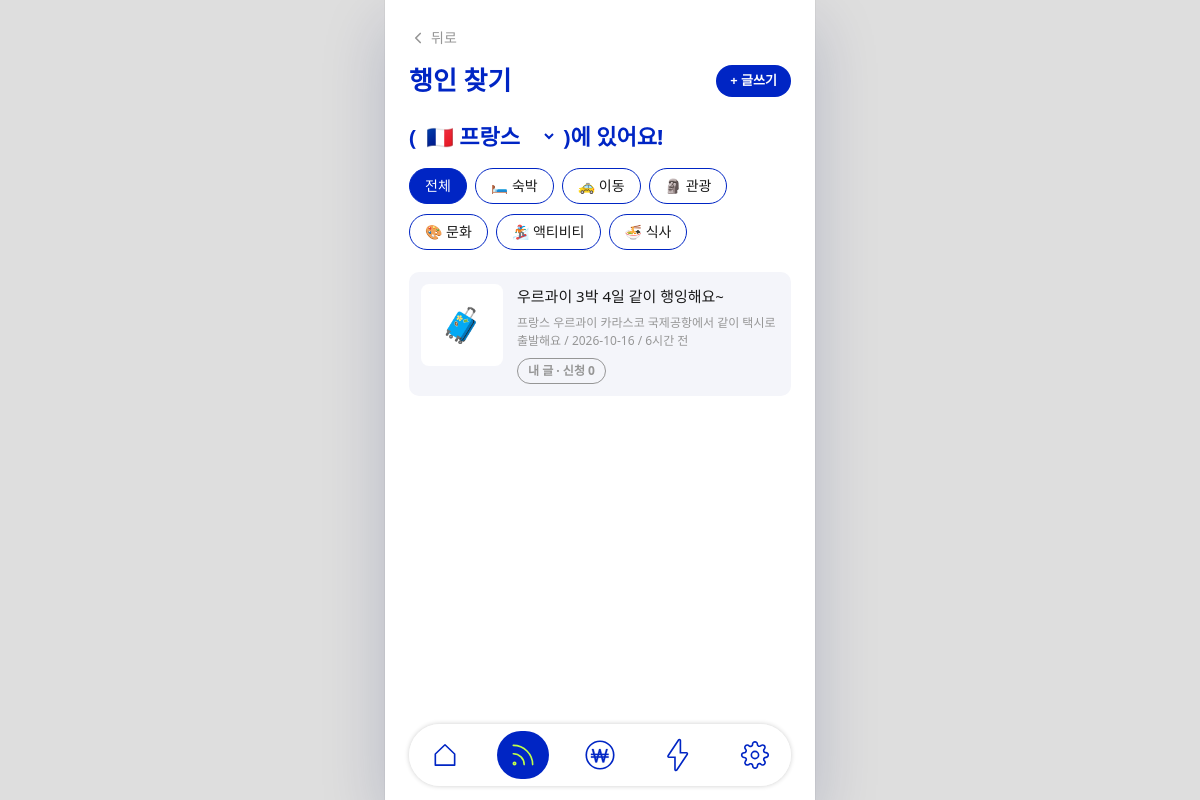
Page /match/find (signed in) on the earlier database version.
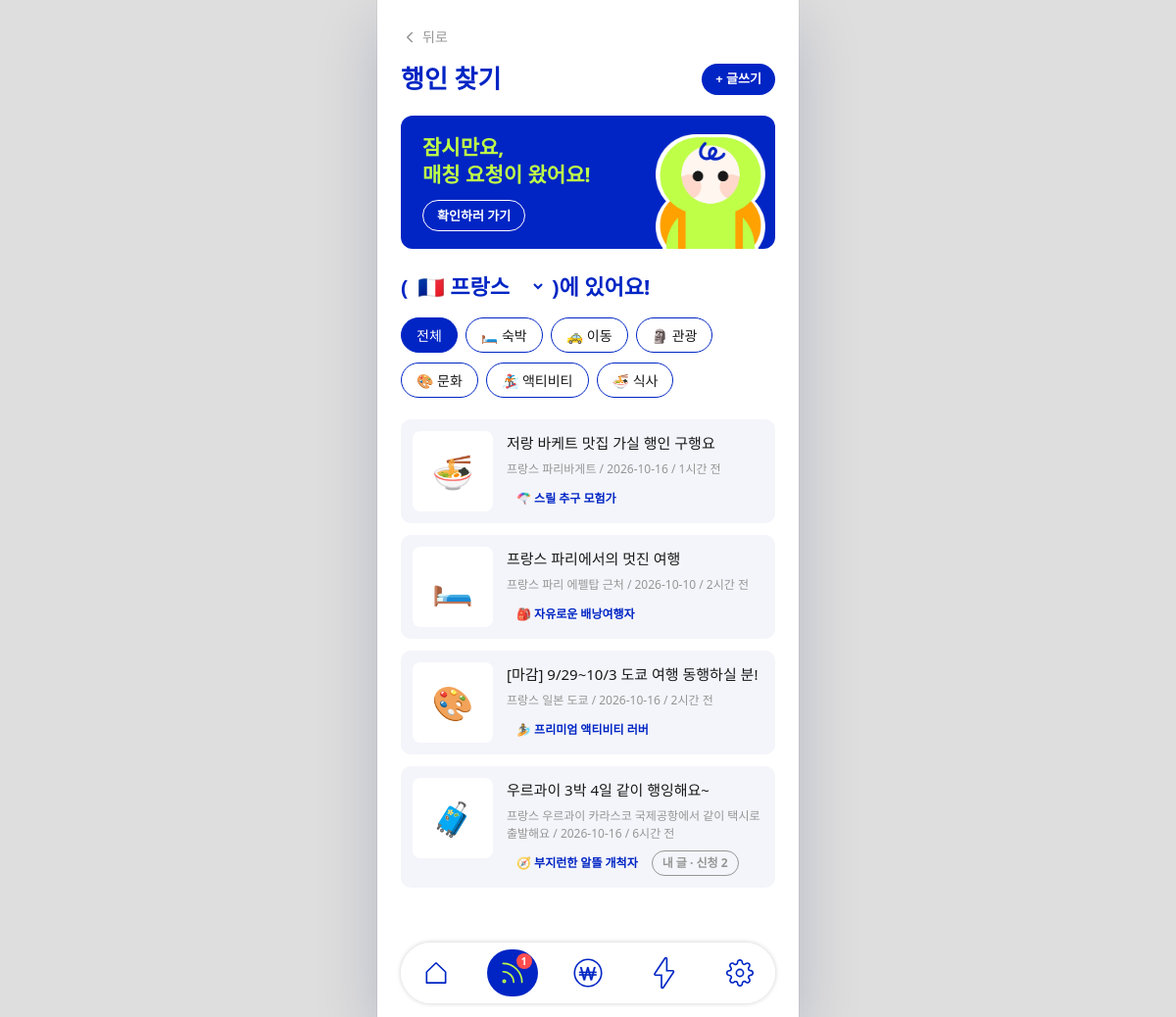
Same page on the later database version.
### tables this page shows
CREATE TABLE users (
            id INTEGER PRIMARY KEY AUTOINCREMENT,
            nickname TEXT NOT NULL,
            email TEXT UNIQUE NOT NULL,
            password_hash TEXT NOT NULL,
            profile TEXT DEFAULT '',
            travel_style TEXT DEFAULT '',
            budget TEXT DEFAULT '',
            personality TEXT DEFAULT '',
            push_notify TEXT DEFAULT 'on',
            email_notify TEXT DEFAULT 'off',
            created_at DATETIME DEFAULT CURRENT_TIMESTAMP
        , country TEXT DEFAULT 'FR', contact TEXT DEFAULT '', gender TEXT DEFAULT '', birth_year INTEGER, travel_type TEXT DEFAULT '', travel_profile TEXT DEFAULT '', onboarding_answers TEXT DEFAULT '');

CREATE TABLE posts (
            id INTEGER PRIMARY KEY AUTOINCREMENT,
            user_id INTEGER NOT NULL,
            title TEXT NOT NULL,
            body TEXT NOT NULL,
            trip_date TEXT,
            trip_place TEXT,
            created_at DATETIME DEFAULT CURRENT_TIMESTAMP, category TEXT DEFAULT '', country TEXT DEFAULT '',
            FOREIGN KEY (user_id) REFERENCES users(id)
        );

### app.py (the view)
@app.route('/match/find')
@login_required
def match_find():
    category = request.args.get('category', '')
    country = country_of(g.user['country'])
    sql = '''SELECT posts.*, users.nickname, users.travel_type,
                    (SELECT COUNT(*) FROM match_requests m WHERE m.post_id = posts.id) AS request_count
             FROM posts JOIN users ON posts.user_id = users.id
             WHERE (posts.country = ? OR posts.country = '' OR posts.country IS NULL)'''
    params = [country['code']]
    if category in CATEGORY_EMOJI:
        sql += ' AND posts.category = ?'
        params.append(category)
    sql += ' ORDER BY posts.created_at DESC'
    posts = get_db().execute(sql, params).fetchall()
    profile = travel_profile_of(g.user)
    best_code = (profile or {}).get('best_match', {}) or {}
    return render_template('match_post.html', posts=posts, categories=POST_CATEGORIES, category=category,
                           country=country, types=tt.TYPES, best_code=best_code.get('code'))

### app.py (called while the page is built)
def get_db():
    if 'db' not in g:
        g.db = sqlite3.connect(DB_PATH)
        g.db.row_factory = sqlite3.Row
        g.db.execute('PRAGMA foreign_keys = ON')
    return g.db

def csrf_token():
    if '_csrf' not in session:
        session['_csrf'] = secrets.token_urlsafe(32)
    return session['_csrf']

@app.before_request
def before_request():
    if request.method == 'POST':
        sent = request.form.get('_csrf') or request.headers.get('X-CSRF-Token', '')
        if not sent or not secrets.compare_digest(sent, session.get('_csrf', '')):
            abort(400, '요청이 만료되었어요. 새로고침 후 다시 시도해 주세요.')
    g.user = None
    if 'user_id' in session:
        g.user = get_db().execute('SELECT * FROM users WHERE id = ?', (session['user_id'],)).fetchone()
        if g.user is None:
            session.clear()

def login_required(view):
    @wraps(view)
    def wrapped(*args, **kwargs):
        if g.user is None:
            flash('로그인이 필요해요.', 'info')
            return redirect(url_for('login', next=request.path))
        return view(*args, **kwargs)
    return wrapped

def country_of(code):
    flag, name, currency, hello, hello_ko = COUNTRIES.get(code or 'FR', COUNTRIES['FR'])
    return {'code': code if code in COUNTRIES else 'FR', 'flag': flag, 'name': name, 'currency': currency,
            'hello': hello, 'hello_ko': hello_ko}

def load_json(text, default=None):
    if not text:
        return default
    try:
        return json.loads(text)
    except ValueError:
        return default

def travel_profile_of(user):
    return load_json(user['travel_profile']) if user and user['travel_profile'] else None

def time_ago(value):
    if not value:
        return ''
    try:
        then = datetime.strptime(str(value)[:19], '%Y-%m-%d %H:%M:%S')
    except ValueError:
        return str(value)[:16]
    now = datetime.now(timezone.utc).replace(tzinfo=None)
    minutes = int((now - then).total_seconds() // 60)
    if minutes < 1:
        return '방금 전'
    if minutes < 60:
        return f'{minutes}분 전'
    if minutes < 60 * 24:
        return f'{minutes // 60}시간 전'
    return f'{minutes // (60 * 24)}일 전'

### templates/match_post.html (shortened to what this page needs)
{% extends "base.html" %}
{% import "_ui.html" as ui %}
{% block content %}
{{ ui.back_link(url_for('match_page')) }}
<div class="row-between">
    <h1 class="page-title">행인 찾기</h1>
    <a href="{{ url_for('match_new') }}" class="btn-pill btn-blue btn-xs">+ 글쓰기</a>
</div>
{% if pending_requests %}
<a href="{{ url_for('match_requests') }}" class="card-blue no-underline" style="display:flex;align-items:center;margin-top:20px;padding:18px 18px 18px 22px;overflow:hidden;position:relative;min-height:128px">
    <div style="position:relative;z-index:1">
        <p class="lime" style="margin:0;font-size:21px;font-weight:700;line-height:1.35">잠시만요,<br>매칭 요청이 왔어요!</p>
        <span class="btn-pill btn-outline-white btn-xs" style="margin-top:12px;display:inline-flex">확인하러 가기</span>
    </div>
    <img src="{{ url_for('static', filename='img/haengi-friend.png') }}" alt="" class="haengi" style="position:absolute;right:10px;bottom:-14px;width:112px">
</a>
{% endif %}
<form method="POST" action="{{ url_for('set_country') }}" style="margin-top:22px">
    <label class="page-title" style="font-size:22px">
        ( <select name="country" onchange="this.form.submit()" aria-label="여행 국가" style="font:inherit;color:inherit;border:0;background:transparent;padding:0;cursor:pointer">
            {% for code, c in countries.items() %}<option value="{{ code }}" {% if code == country.code %}selected{% endif %}>{{ c[0] }} {{ c[1] }}</option>{% endfor %}
        </select> )에 있어요!
    </label>
</form>
<nav class="chips" style="margin-top:16px" aria-label="카테고리">
    <a href="{{ url_for('match_find') }}" class="chip-link{% if not category %} is-on{% endif %}">전체</a>
    {% for name, emoji in categories %}
    <a href="{{ url_for('match_find', category=name) }}" class="chip-link{% if category == name %} is-on{% endif %}">{{ emoji }} {{ name }}</a>
    {% endfor %}
</nav>
<section class="grid gap-3" style="margin-top:22px">
    {% for post in posts %}
    <a href="{{ url_for('post_detail', post_id=post['id']) }}" class="list-card">
        <div class="list-card__thumb">{{ category_emoji.get(post['category'], '🧳') }}</div>
        <div style="min-width:0;flex:1">
            <p class="list-card__title">{{ post['title'] }}</p>
            <p class="list-card__meta">
                {{ country.name }}{% if post['trip_place'] %} {{ post['trip_place'] }}{% endif %}
                {% if post['trip_date'] %} / {{ post['trip_date'] }}{% endif %} / {{ post['created_at']|time_ago }}
            </p>
            <div class="flex flex-wrap items-center gap-1" style="margin-top:8px">
                {{ ui.type_badge(post['travel_type'], types) }}
                {% if post['user_id'] == current_user['id'] %}<span class="tag tag--line" style="color:var(--hb-gray)">내 글 · 신청 {{ post['request_count'] }}</span>{% endif %}
            </div>
        </div>
    </a>
    {% endfor %}
</section>
{% endblock %}

### templates/base.html (shortened to what this page needs)
<!DOCTYPE html>
<html lang="ko" data-theme="hangin">
<head>
    <link href="https://cdn.jsdelivr.net/npm/daisyui@4/dist/full.min.css" rel="stylesheet" />
    <script src="https://cdn.tailwindcss.com"></script>
    <link rel="stylesheet" href="{{ url_for('static', filename='css/app.css') }}">
</head>
<body hx-headers='{"X-CSRF-Token": "{{ csrf_token() }}"}'>
    <main class="screen{% if screen_theme == 'blue' %} screen--blue{% endif %}{% if hide_dock or not current_user %} screen--nodock{% endif %} {% block screen_class %}{% endblock %}">
        {% block content %}{% endblock %}
    </main>
    {% if current_user and not hide_dock %}{% include 'dock.html' %}{% endif %}
</body>
</html>

### templates/_ui.html (shortened to what this page needs)
{% macro type_badge(code, types, cls='tag') -%}
{% if code and code in types %}<span class="{{ cls }}">{{ types[code][0] }} {{ types[code][1] }}</span>{% endif %}
{%- endmacro %}
{% macro back_link(href, label='뒤로') -%}
<a href="{{ href }}" class="inline-flex items-center gap-1 text-sm muted no-underline mb-4" aria-label="{{ label }}">
    <svg width="18" height="18" viewBox="0 0 24 24" fill="none" stroke="currentColor" stroke-width="2.2" stroke-linecap="round" stroke-linejoin="round"><path d="M15 18l-6-6 6-6"/></svg>{{ label }}
</a>
{%- endmacro %}

### templates/dock.html (shortened to what this page needs)
<nav class="dock dock--{{ 'blue' if screen_theme == 'blue' else 'light' }}" aria-label="주요 메뉴">
  <a href="{{ url_for('home') }}" class="dock__item{% if active_tab == 'home' %} is-active{% endif %}" aria-label="홈"{% if active_tab == 'home' %} aria-current="page"{% endif %}>
    <svg viewBox="41.8 20 52 52" aria-hidden="true"><path d="M66.98 31.09L53 44.52V61.50H82.55V44.52L67.77 30.33" fill="none" stroke="currentColor" stroke-width="2.5" stroke-linecap="round" stroke-linejoin="round"/></svg>
  </a>
  <a href="{{ url_for('match_page') }}" class="dock__item{% if active_tab == 'match' %} is-active{% endif %}" aria-label="행인 매칭"{% if active_tab == 'match' %} aria-current="page"{% endif %}>
    {% if pending_requests %}<span class="dock__badge">{{ pending_requests }}</span>{% endif %}
  </a>
  <a href="{{ url_for('expense_page') }}" class="dock__item{% if active_tab == 'expense' %} is-active{% endif %}" aria-label="정산"{% if active_tab == 'expense' %} aria-current="page"{% endif %}>
  </a>
  <a href="{{ url_for('saving_page') }}" class="dock__item{% if active_tab == 'saving' %} is-active{% endif %}" aria-label="절약"{% if active_tab == 'saving' %} aria-current="page"{% endif %}>
  </a>
  <a href="{{ url_for('mypage') }}" class="dock__item{% if active_tab == 'my' %} is-active{% endif %}" aria-label="마이페이지"{% if active_tab == 'my' %} aria-current="page"{% endif %}>
  </a>
</nav>

Differences in the rows shown:
changed users "🇫🇷 프랑스": travel_type (not shown) → "🧭"; travel_type (not shown) → "부지런한 알뜰 개척자"
added posts: get "🍜", title "저랑 바케트 맛집 가실 행인 구행요", name "프랑스", trip_place "파리바게트", trip_date "2026-10-16", created_at "1시간 전"
added users: travel_type "🪂", travel_type "스릴 추구 모험가"
added posts: get "🛏️", title "프랑스 파리에서의 멋진 여행", name "프랑스", trip_place "파리 에펠탑 근처", trip_date "2026-10-10", created_at "2시간 전"
added users: travel_type "🎒", travel_type "자유로운 배낭여행자"
added posts: get "🎨", title "[마감] 9/29~10/3 도쿄 여행 동행하실 분!", name "프랑스", trip_place "일본 도쿄", trip_date "2026-10-16", created_at "2시간 전"
added users: travel_type "🏄", travel_type "프리미엄 액티비티 러버"
computed for posts "우르과이 3박 4일 같이 행잉해요~": request_count "0" → "2"
Other differences:
{{ pending_requests }}: (not shown) → "1"
text now shown: "잠시만요, 매칭 요청이 왔어요! 확인하러 가기"
